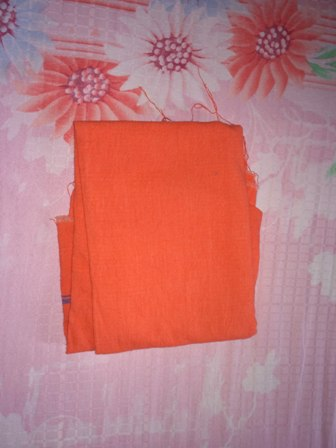
#> input picture g1.jpg, 336 x 448 px
$ jupyter execute HOMOGRAPHY.ipynb
#> lines starting #> are read from the running program, lines starting #| are printed output that depends on the picture
[cell 1]
import cv2
import numpy as np
import matplotlib.pyplot as plt

[cell 2]
img1 = cv2.imread("g1.jpg")
#> img1 is the input picture: shape (448, 336, 3); mean B, G, R 123.5, 120.8, 189.6
img2 = cv2.imread("g2.jpg")
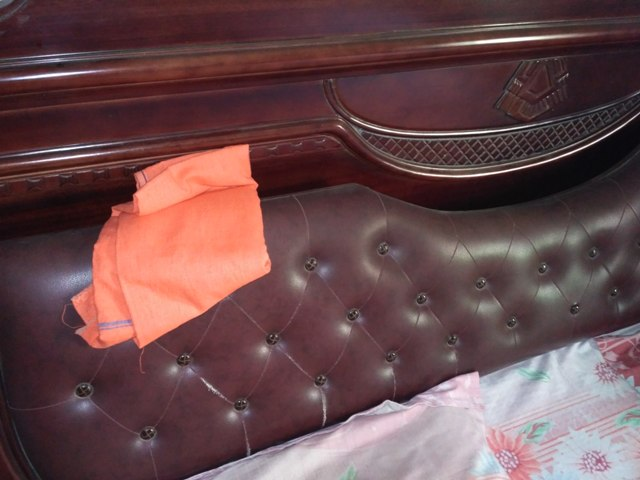
#> input picture g2.jpg, 640 x 480 px
#> img2 is the input picture: shape (480, 640, 3); mean B, G, R 77.6, 75.3, 106.9

[cell 3]
orb = cv2.ORB_create()

[cell 4]
kp1, des1 = orb.detectAndCompute(img1, None)
#> kp1 = 398 keypoints; strongest (x, y, size): (179, 63, 31), (174, 64, 37.2), (176, 61, 31), (183, 62, 31)
kp2, des2 = orb.detectAndCompute(img2, None)
#> kp2 = 500 keypoints; strongest (x, y, size): (476, 372, 37.2), (475, 372, 44.6), (385, 401, 53.6), (386, 400, 31)

[cell 5]
bf = cv2.BFMatcher(cv2.NORM_HAMMING, crossCheck=True)

matches = bf.match(des1, des2)
#> matches = 96 matches
matches = sorted(matches, key=lambda x:x.distance)

img3 = cv2.drawMatches(img1, kp1, img2, kp2, matches[:10], None, flags=2)
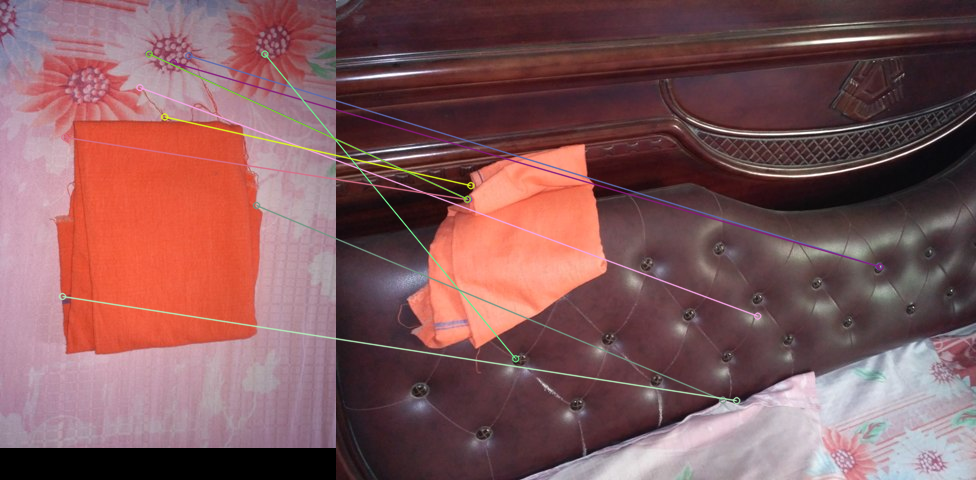
#> img3: shape (480, 976, 3); mean B, G, R 91.4, 89.1, 131.3

plt.imshow(img3)
plt.show()
